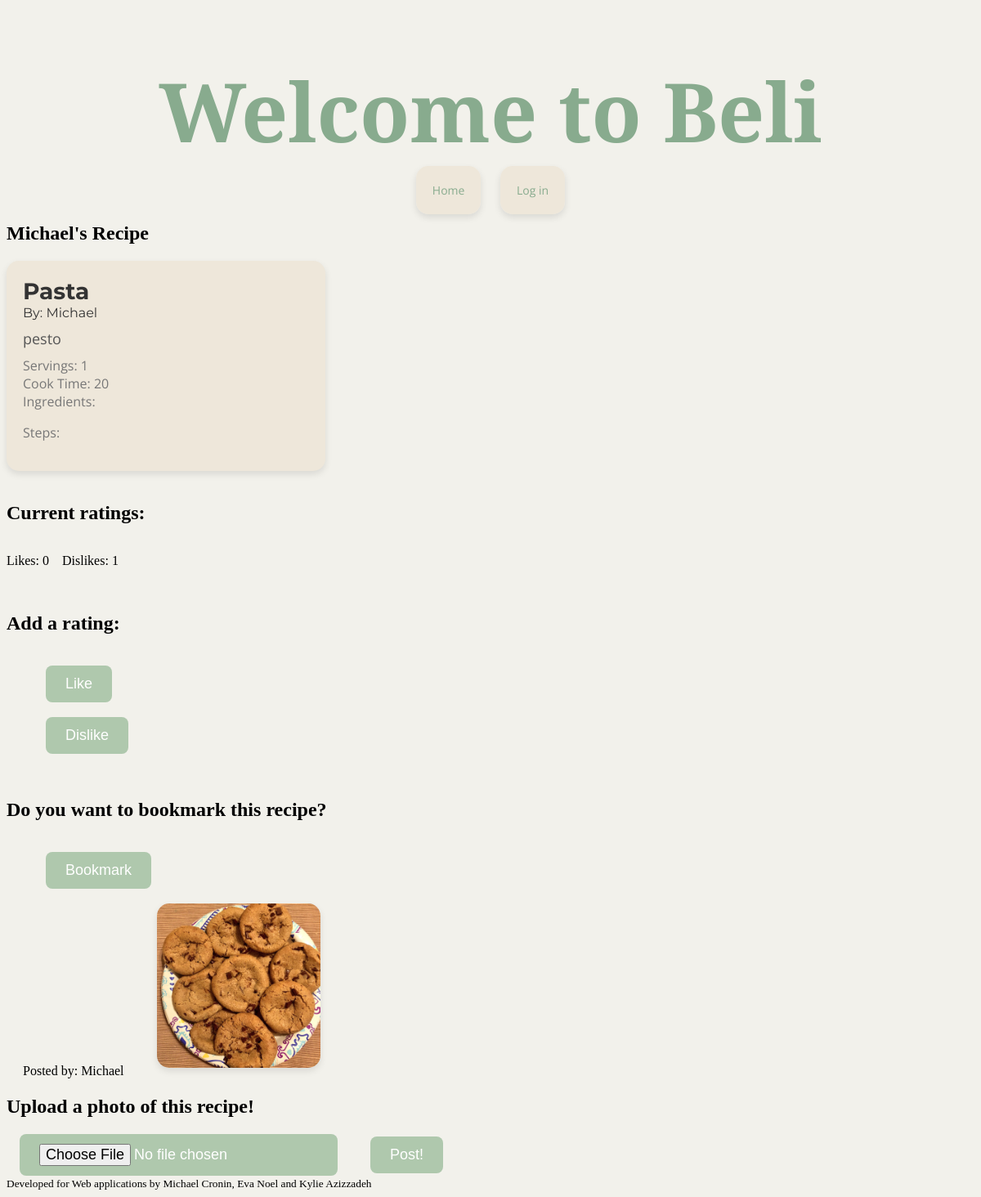
The app's page /recipe/1, older data.
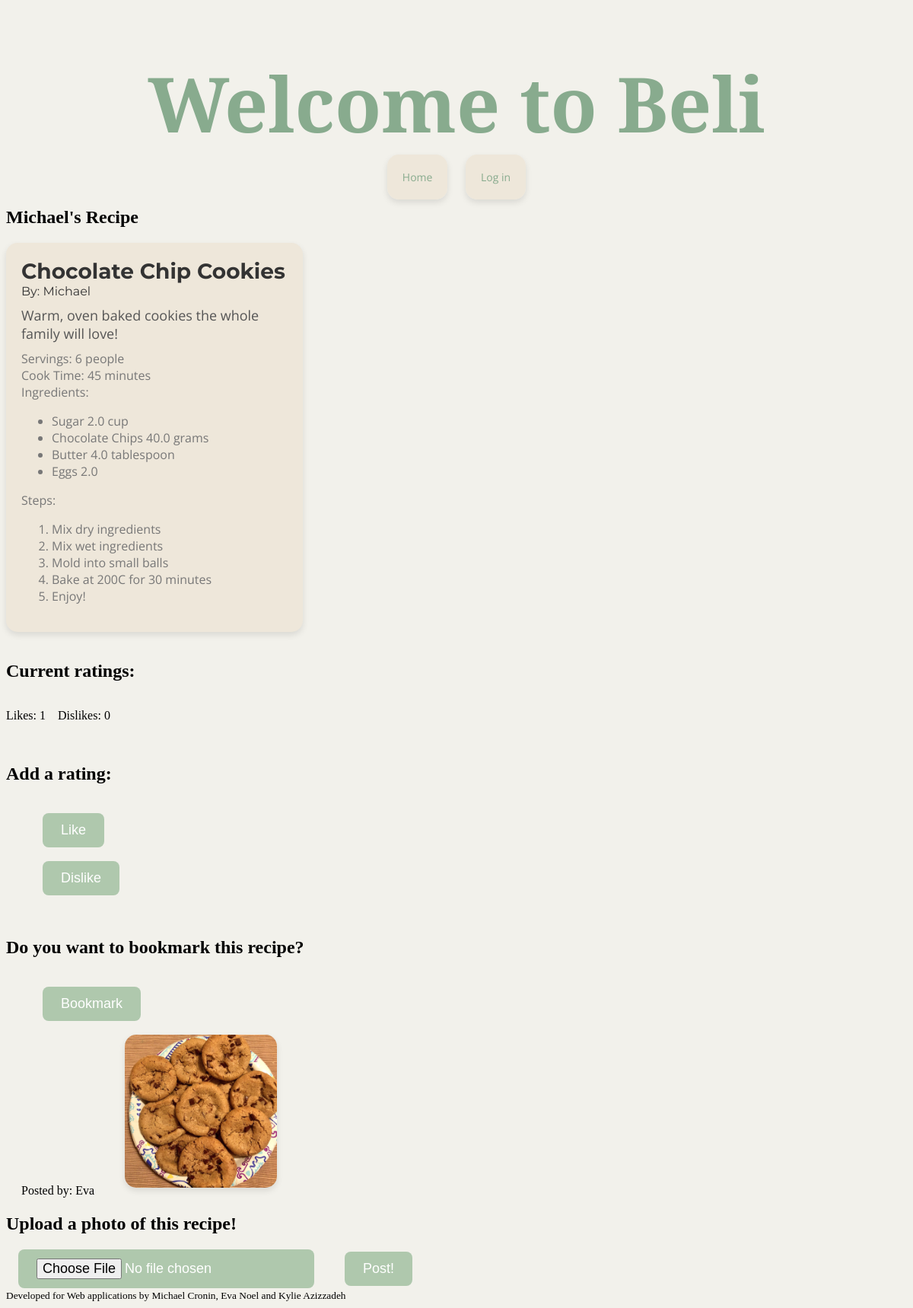
The same page, newer data.
### beli/model.py (models this page shows)
class Recipe(db.Model):
    id = db.Column(db.Integer, primary_key=True)
    title = db.Column(db.String(512), nullable=False)
    description = db.Column(db.Text, nullable=False)
    servings = db.Column(db.Integer, nullable=False)
    cook_time = db.Column(db.Integer, nullable=False)
    user_id = db.Column(db.Integer, db.ForeignKey('user.id'), nullable=False)
    complete = db.Column(db.Boolean, nullable=False)
    user = db.relationship('User', back_populates='recipes')
    quantified_ingredients = db.relationship('QuantifiedIngredient', back_populates='recipe')
    steps = db.relationship('Step', back_populates='recipe')
    ratings = db.relationship('Rating', back_populates='recipe')
    bookmarks = db.relationship('Bookmark', back_populates='recipe')
    photos = db.relationship('Photo', back_populates='recipe')

class Photo(db.Model):
    id = db.Column(db.Integer, primary_key=True)
    file_extension = db.Column(db.String(8), nullable=False)
    recipe_id = db.Column(db.Integer, db.ForeignKey('recipe.id'), nullable=False)
    recipe = db.relationship('Recipe', back_populates='photos')
    user_id = db.Column(db.Integer, db.ForeignKey('user.id'), nullable=False)
    user = db.relationship('User', back_populates='photos')

class User(flask_login.UserMixin, db.Model):
    id = db.Column(db.Integer, primary_key=True)
    email = db.Column(db.String(128), unique=True, nullable=False)
    name = db.Column(db.String(64), nullable=False)
    password = db.Column(db.String(100), nullable=False)
    recipes = db.relationship('Recipe', back_populates='user')
    photos = db.relationship('Photo', back_populates='user')
    ratings = db.relationship('Rating', back_populates='user')
    bookmarks = db.relationship('Bookmark', back_populates='user')
    photos = db.relationship('Photo', back_populates='user')
    following = db.relationship(
        "User",
        secondary=FollowingAssociation.__table__,
        primaryjoin=FollowingAssociation.follower_id == id,
        secondaryjoin=FollowingAssociation.followed_id == id,
        back_populates="followers",
    )
    followers = db.relationship(
        "User",
        secondary=FollowingAssociation.__table__,
        primaryjoin=FollowingAssociation.followed_id == id,
        secondaryjoin=FollowingAssociation.follower_id == id,
        back_populates="following",
    )

class QuantifiedIngredient(db.Model):
    id = db.Column(db.Integer, primary_key=True)
    amount = db.Column(db.Float, nullable=False)
    unit = db.Column(db.String(64), nullable=False)
    ingredient_id = db.Column(db.Integer, db.ForeignKey('ingredient.id'), nullable=False)
    ingredient = db.relationship('Ingredient', back_populates='quantified_ingredients')
    recipe_id = db.Column(db.Integer, db.ForeignKey('recipe.id'), nullable=False)
    recipe = db.relationship('Recipe', back_populates='quantified_ingredients')

class Ingredient(db.Model):
    id = db.Column(db.Integer, primary_key=True)
    name = db.Column(db.String(512), nullable=False)
    quantified_ingredients = db.relationship('QuantifiedIngredient', back_populates='ingredient')

class Step(db.Model):
    id = db.Column(db.Integer, primary_key=True)
    description = db.Column(db.Text, nullable=False)
    order = db.Column(db.Integer, nullable=False)
    recipe_id = db.Column(db.Integer, db.ForeignKey('recipe.id'), nullable=False)
    recipe = db.relationship('Recipe', back_populates='steps')

### beli/main.py (the view, shortened to what this page needs)
@bp.route("/recipe/<int:recipe_id>")
def recipe(recipe_id):
    recipe = db.session.get(model.Recipe, recipe_id)
    if not recipe:
        abort(404, "Recipe id {} doesn't exist.".format(recipe_id))
    query_likes = db.select(model.Rating).where((model.Rating.recipe_id==recipe.id) & (model.Rating.value==1))
    num_likes1 = db.session.execute(query_likes).scalars().all()
    query_dislikes = db.select(model.Rating).where((model.Rating.recipe_id==recipe.id) & (model.Rating.value==0))
    num_dislikes1 = db.session.execute(query_dislikes).scalars().all()
    num_likes = len(num_likes1) if isinstance(num_likes1, list) else 0
    num_dislikes = len(num_dislikes1) if isinstance(num_dislikes1, list) else 0
    user = flask_login.current_user
    return render_template("main/recipe.html", recipe=recipe, num_likes=num_likes, num_dislikes=num_dislikes)

### beli/templates/main/recipe.html (shortened to what this page needs)
{% extends 'base.html' %}
{% block content %}
    <section>
        <h2>{{ recipe.user.name }}'s Recipe</h2>
        {% include 'recipe_template.html' %}
    </section>
    <section>
            <h2>Current ratings:</h2>
            <div style="display: flex; align-items: center;">
                <p class="like-text">Likes: {{ num_likes }}</p>
                <p class="like-text">Dislikes: {{ num_dislikes }}</p>
            </div>
            <h2>Add a rating:</h2>
            {% if rating %}
                {% if rating.value == 1 %}
                    <p>This recipe is liked!</p>
                {% elif rating.value == 0 %}
                    <p>This recipe is disliked!</p>
                {% endif %}
                <form action="{{ url_for('main.removeRating', recipe_id=recipe.id) }}" method="post">
                    <input class = "recipe-button" type="submit" value="Remove Rating">
                </form>
            {% else %}
                <form action="{{ url_for('main.like', recipe_id=recipe.id) }}" method="post">
                    <input class = "recipe-button" type="submit" value="Like">
                </form>
                <form action="{{ url_for('main.dislike', recipe_id=recipe.id) }}" method="post">
                    <input class = "recipe-button" type="submit" value="Dislike">
                </form>
            {% endif %}
        </section>
            <section>
                <h2>Do you want to bookmark this recipe?</h2>
                {% if bookmark_button == "Unbookmark" %}
                    <form action="{{ url_for('main.unbookmarkRecipe', recipe_id=recipe.id) }}" method="post">
                            <input class = "recipe-button" type="submit" value="Unbookmark">
                    </form>
                {% else %}
                    <form action="{{ url_for('main.bookmarkRecipe', recipe_id=recipe.id) }}" method="post">
                            <input class = "recipe-button" type="submit" value="Bookmark">
                    </form>
                {% endif %}
            </section>
    {% if recipe.photos %}
    <div>
        {% for photo in recipe.photos %}
            <h>Posted by: {{ photo.user.name }}</h>
            <img class ="recipe-image" src="{{ url_for('static', filename='photos/photo-' ~ photo.id ~ '.' ~ photo.file_extension) }}" alt="photo">
        {% endfor %}
    </div>
{% endif %}
    <section>
        <h2>Upload a photo of this recipe!</h2>
        <form action="{{ url_for('main.upload_photo') }}" method="post" enctype="multipart/form-data">
                <input class="recipe-button" type="file" name="photo" accept="image/jpeg,image/png" required>
                <input class="recipe-button" type="submit" value="Post!"/>
            </form>
    </section>
{% endblock %}

### beli/templates/recipe_template.html
<div class="recipe-card">
    <span class="recipe-title">
        <a href ="{{ url_for('main.recipe', recipe_id=recipe.id) }}"> {{ recipe.title}} </a>
        </span>
    <div class="recipe-author">By:
        <a href ="{{ url_for('main.userProfile', user_id=recipe.user.id) }}"> {{ recipe.user.name }}</a>
    </div>
      <div class="recipe-description">{{ recipe.description }}</div>
    <div class="recipe-details">
        <div class="servings">Servings: {{ recipe.servings }}</div>
        <div class="cooktime">Cook Time: {{ recipe.cook_time }}</div>
        <div class="ingredients"> Ingredients:
            <ul>
                {% for qi in recipe.quantified_ingredients %}
                    <li>{{ qi.ingredient.name }} {{ qi.amount }} {{ qi.unit }}</li>
                {% endfor %}
            </ul>
        </div>
        <div class="steps">Steps:
            <ol>
                {% for step in recipe.steps %}
                <li>{{ step.description }}</li>
                {% endfor %}
            </ol>
         </div>
    </div>
</div>

Row changes from the older to the newer data that the page shows:
changed Recipe: title "Pasta" → "Chocolate Chip Cookies"; description "pesto" → "Warm, oven baked cookies the whole family will love!"; servings "1" → "6 people"; cook_time "20" → "45 minutes"
now on this page (row edited): QuantifiedIngredient: ingredient.name "Sugar", amount "2.0", unit "cup"
now on this page (row edited): QuantifiedIngredient: ingredient.name "Chocolate Chips", amount "40.0", unit "grams"
now on this page (row edited): QuantifiedIngredient: ingredient.name "Butter", amount "4.0", unit "tablespoon"
now on this page (row edited): QuantifiedIngredient: ingredient.name "Eggs", amount "2.0"
now on this page (row edited): Step: description "Mix dry ingredients"
now on this page (row edited): Step: description "Mix wet ingredients"
now on this page (row edited): Step: description "Mold into small balls"
now on this page (row edited): Step: description "Bake at 200C for 30 minutes"
now on this page (row edited): Step: description "Enjoy!"
changed Photo: user.name "Michael" → "Eva"
Text that changed along with them:
{{ num_likes }}: "0" → "1"
{{ num_dislikes }}: "1" → "0"
